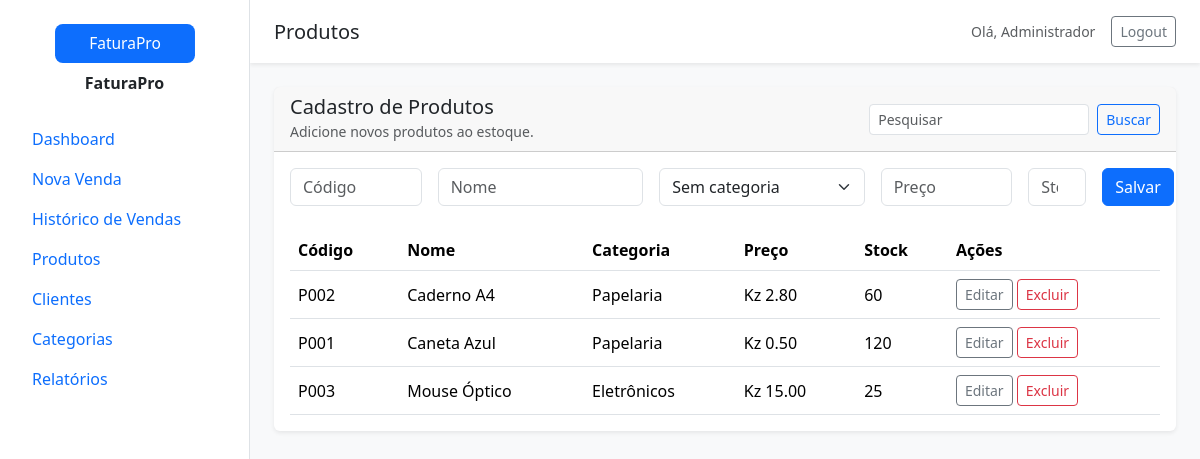
Screenshot of /products (signed in) with the database file from the repository.
### models.py (models this page shows)
class Product(db.Model):
    __tablename__ = 'products'
    id = db.Column(db.Integer, primary_key=True)
    code = db.Column(db.String(50), unique=True, nullable=False)
    name = db.Column(db.String(150), nullable=False)
    category_id = db.Column(db.Integer, db.ForeignKey('categories.id'))
    price = db.Column(db.Float, nullable=False)
    stock = db.Column(db.Integer, nullable=False, default=0)
    category = db.relationship('Category', back_populates='products')
    sale_items = db.relationship('SaleItem', back_populates='product')

class Category(db.Model):
    __tablename__ = 'categories'
    id = db.Column(db.Integer, primary_key=True)
    name = db.Column(db.String(120), unique=True, nullable=False)
    products = db.relationship('Product', back_populates='category')

### main.py (the view)
@app.route('/products')
@login_required
def products():
    query = request.args.get('q', '').strip()
    products = Product.query.join(Category, isouter=True)
    if query:
        products = products.filter(db.or_(Product.name.ilike(f'%{query}%'), Product.code.ilike(f'%{query}%'), Category.name.ilike(f'%{query}%')))
    products = products.order_by(Product.name).all()
    categories = Category.query.order_by(Category.name).all()
    return render_template('products.html', products=products, categories=categories, q=query)

### main.py (called while the page is built)
def login_required(view):
    @wraps(view)
    def wrapped_view(**kwargs):
        if 'user_id' not in session:
            return redirect(url_for('login'))
        return view(**kwargs)
    return wrapped_view

@app.context_processor
def inject_globals():
    return {'tax_rate': TAX_RATE, 'current_user': session.get('user_name')}

### templates/products.html (shortened to what this page needs)
{% extends 'layout.html' %}
{% block page_title %}Produtos{% endblock %}
{% block content %}
<div class="card mb-4 shadow-sm">
  <div class="card-header d-flex justify-content-between align-items-center">
    <div>
      <h5 class="mb-0">Cadastro de Produtos</h5>
      <small class="text-muted">Adicione novos produtos ao estoque.</small>
    </div>
    <form class="d-flex" method="get" action="{{ url_for('products') }}">
      <input class="form-control form-control-sm me-2" name="q" placeholder="Pesquisar" value="{{ q }}">
      <button class="btn btn-outline-primary btn-sm">Buscar</button>
    </form>
  </div>
  <div class="card-body">
    <form method="post" action="{{ url_for('products_new') }}" class="row g-3 mb-4">
      <div class="col-md-2"><input class="form-control" name="code" placeholder="Código" required></div>
      <div class="col-md-3"><input class="form-control" name="name" placeholder="Nome" required></div>
      <div class="col-md-3">
        <select class="form-select" name="category_id">
          <option value="">Sem categoria</option>
        </select>
      </div>
      <div class="col-md-2"><input class="form-control" name="price" placeholder="Preço" type="number" min="0" step="0.01" required></div>
      <div class="col-md-1"><input class="form-control" name="stock" placeholder="Stock" type="number" min="0" required></div>
      <div class="col-md-1 d-grid"><button class="btn btn-primary">Salvar</button></div>
    </form>
    <div class="table-responsive">
      <table class="table table-hover align-middle mb-0">
        <thead><tr><th>Código</th><th>Nome</th><th>Categoria</th><th>Preço</th><th>Stock</th><th>Ações</th></tr></thead>
        <tbody>
          {% for product in products %}
          <tr>
            <td>{{ product.code }}</td>
            <td>{{ product.name }}</td>
            <td>{{ product.category.name if product.category else '-' }}</td>
            <td>Kz {{ '%.2f'|format(product.price) }}</td>
            <td>{{ product.stock }}</td>
            <td>
              <a class="btn btn-sm btn-outline-secondary" href="{{ url_for('products_edit', product_id=product.id) }}">Editar</a>
              <form action="{{ url_for('products_delete', product_id=product.id) }}" method="post" class="d-inline" onsubmit="return confirm('Confirmar exclusão deste produto?');">
                <button class="btn btn-sm btn-outline-danger">Excluir</button>
              </form>
            </td>
          </tr>
          {% else %}
          <tr><td colspan="6" class="text-center">Nenhum produto encontrado.</td></tr>
          {% endfor %}
        </tbody>
      </table>
    </div>
  </div>
</div>
{% endblock %}

### templates/layout.html (shortened to what this page needs)
<!doctype html>
<html lang="pt">
  <head>
    <link href="https://cdn.jsdelivr.net/npm/bootstrap@5.3.2/dist/css/bootstrap.min.css" rel="stylesheet">
    <link href="https://cdn.jsdelivr.net/npm/bootstrap-icons@1.10.5/font/bootstrap-icons.css" rel="stylesheet">
    <link rel="stylesheet" href="{{ url_for('static', filename='css/style.css') }}">
  </head>
  <body class="bg-light">
    {% if session.user_id %}
    <div class="d-flex" id="layout-wrapper">
      <aside class="sidebar bg-white border-end">
        <div class="sidebar-brand text-center py-4">
          <img src="{{ url_for('static', filename='img/logo.svg') }}" alt="Logo" class="logo mb-2">
          <div class="fw-bold">FaturaPro</div>
        </div>
        <nav class="nav flex-column px-3">
          <a class="nav-link" href="{{ url_for('dashboard') }}">Dashboard</a>
          <a class="nav-link" href="{{ url_for('sales_new') }}">Nova Venda</a>
          <a class="nav-link" href="{{ url_for('sales_history') }}">Histórico de Vendas</a>
          <a class="nav-link" href="{{ url_for('products') }}">Produtos</a>
          <a class="nav-link" href="{{ url_for('customers') }}">Clientes</a>
          <a class="nav-link" href="{{ url_for('categories') }}">Categorias</a>
          <a class="nav-link" href="{{ url_for('reports') }}">Relatórios</a>
        </nav>
      </aside>
      <div class="flex-fill">
        <header class="topbar bg-white shadow-sm px-4 py-3 d-flex justify-content-between align-items-center">
          <div>
            <span class="fs-5">{% block page_title %}Painel{% endblock %}</span>
          </div>
          <div class="d-flex align-items-center gap-3">
            <small class="text-muted">Olá, {{ current_user or 'Usuário' }}</small>
            <a class="btn btn-outline-secondary btn-sm" href="{{ url_for('logout') }}">Logout</a>
          </div>
        </header>
        <main class="container-fluid p-4">
          {% block content %}{% endblock %}
        </main>
      </div>
    </div>
    {% endif %}
  </body>
</html>

### static/css/style.css (style rules this page uses)
body { min-height: 100vh; background: #f4f6fa; }
.sidebar { width: 250px; min-height: 100vh; position: fixed; left: 0; top: 0; overflow-y: auto; z-index: 1000; }
#layout-wrapper { margin-left: 250px; }
.topbar { position: sticky; top: 0; z-index: 999; }
.logo { max-width: 140px; }
.card { border: none; }
.table td, .table th { vertical-align: middle; }

### rows the page displays
Product: code "P002", name "Caderno A4", category "Papelaria", price "2.80", stock "60"
Product: code "P001", name "Caneta Azul", category "Papelaria", price "0.50", stock "120"
Product: code "P003", name "Mouse Óptico", category "Eletrônicos", price "15.00", stock "25"

### other values shown
{{ current_user or 'Usuário' }} "Administrador"
